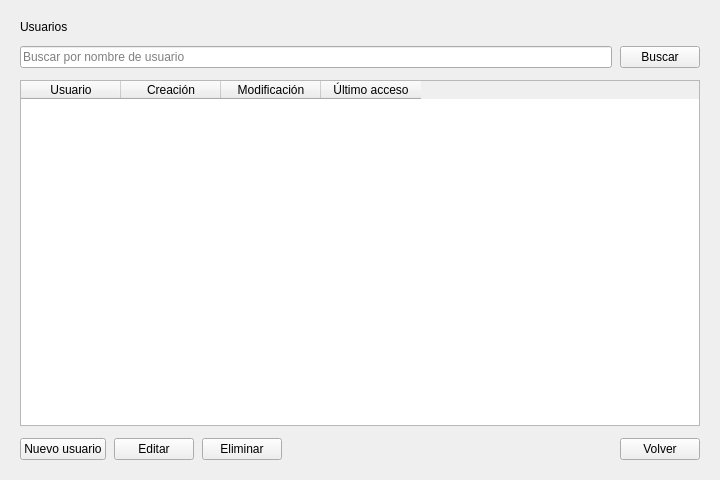
<?xml version="1.0" encoding="UTF-8"?>
<ui version="4.0">
 <class>VentanaUsuarios</class>
 <widget class="QMainWindow" name="VentanaUsuarios">
  <property name="geometry">
   <rect>
    <x>0</x>
    <y>0</y>
    <width>720</width>
    <height>480</height>
   </rect>
  </property>
  <property name="windowTitle">
   <string>Usuarios</string>
  </property>
  <widget class="QWidget" name="widget_central">
   <layout class="QVBoxLayout" name="layout_principal">
    <property name="spacing">
     <number>12</number>
    </property>
    <property name="leftMargin">
     <number>20</number>
    </property>
    <property name="topMargin">
     <number>20</number>
    </property>
    <property name="rightMargin">
     <number>20</number>
    </property>
    <property name="bottomMargin">
     <number>20</number>
    </property>
    <item>
     <widget class="QLabel" name="label_titulo">
      <property name="text">
       <string>Usuarios</string>
      </property>
     </widget>
    </item>
    <item>
     <layout class="QHBoxLayout" name="layout_filtro">
      <property name="spacing">
       <number>8</number>
      </property>
      <item>
       <widget class="QLineEdit" name="lineEdit_filtro">
        <property name="placeholderText">
         <string>Buscar por nombre de usuario</string>
        </property>
       </widget>
      </item>
      <item>
       <widget class="QPushButton" name="pushButton_buscar">
        <property name="text">
         <string>Buscar</string>
        </property>
       </widget>
      </item>
     </layout>
    </item>
    <item>
     <widget class="QTableWidget" name="tableWidget_usuarios">
      <property name="alternatingRowColors">
       <bool>true</bool>
      </property>
      <property name="selectionMode">
       <enum>QAbstractItemView::SingleSelection</enum>
      </property>
      <property name="selectionBehavior">
       <enum>QAbstractItemView::SelectRows</enum>
      </property>
      <property name="editTriggers">
       <set>QAbstractItemView::NoEditTriggers</set>
      </property>
      <column>
       <property name="text">
        <string>Usuario</string>
       </property>
      </column>
      <column>
       <property name="text">
        <string>Creación</string>
       </property>
      </column>
      <column>
       <property name="text">
        <string>Modificación</string>
       </property>
      </column>
      <column>
       <property name="text">
        <string>Último acceso</string>
       </property>
      </column>
     </widget>
    </item>
    <item>
     <layout class="QHBoxLayout" name="layout_botones">
      <property name="spacing">
       <number>8</number>
      </property>
      <item>
       <widget class="QPushButton" name="pushButton_nuevo">
        <property name="text">
         <string>Nuevo usuario</string>
        </property>
       </widget>
      </item>
      <item>
       <widget class="QPushButton" name="pushButton_editar">
        <property name="text">
         <string>Editar</string>
        </property>
       </widget>
      </item>
      <item>
       <widget class="QPushButton" name="pushButton_eliminar">
        <property name="text">
         <string>Eliminar</string>
        </property>
       </widget>
      </item>
      <item>
       <spacer name="espaciador_botones">
        <property name="orientation">
         <enum>Qt::Horizontal</enum>
        </property>
        <property name="sizeHint" stdset="0">
         <size>
          <width>40</width>
          <height>20</height>
         </size>
        </property>
       </spacer>
      </item>
      <item>
       <widget class="QPushButton" name="pushButton_volver">
        <property name="text">
         <string>Volver</string>
        </property>
       </widget>
      </item>
     </layout>
    </item>
   </layout>
  </widget>
 </widget>
 <resources/>
 <connections/>
</ui>
